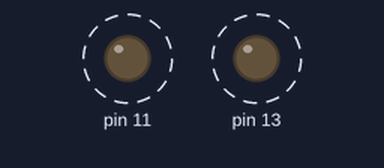
Bench run of a sketch on a simulated Arduino Uno, built with avr-gcc and run on an emulated ATmega328P. Shown: output pins drawn as LEDs (lit = HIGH). Dashed ring = blinking.

Above: at 0.2 s.
Timing chart, 0 to 3.7 s (numbered marks = the images above):
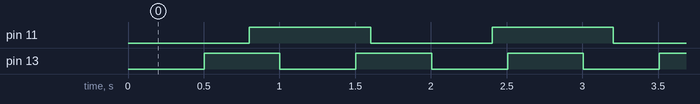

Measured:
- by itself, pin 11: alternates HIGH for 0.80 s and LOW for 0.80 s
- by itself, pin 13: alternates HIGH for 0.50 s and LOW for 0.50 s
- by itself, everything shown: repeats every 8.0 s, in 26 steps

The sketch:

190501_makers.ino
```cpp
unsigned long pre_t = 0;
unsigned long pre_t2 = 0;
unsigned long cur_t = 0;

int LED = 0;
int LED2 = 0;

void setup() {
  pinMode(13, OUTPUT);
  pinMode(11,OUTPUT);
  digitalWrite(13, LED);
  digitalWrite(11,LED2);
}

void loop() {
  cur_t = millis();
  if(cur_t - pre_t > 500){
    /*if(LED == 0) LED = 1;
    else         LED = 0;
    digitalWrite(13, LED);*/
    digitalWrite(13, LED^=1);
    pre_t = cur_t;
  }
  if(cur_t - pre_t2 > 800){
    digitalWrite(11, LED2^=1);
    pre_t2 = cur_t;
  }
}
```
